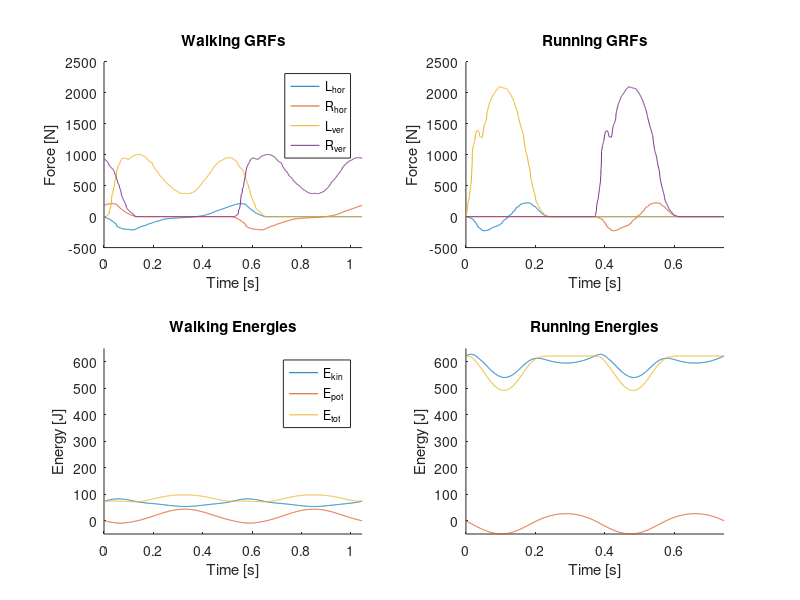

This figure's MATLAB source:
% *************************************************************************
%
%   Script to integrated GRFs to assess GoG Dynamics
%
% INPUT:    - None
% OUTPUT:   - None
%
%   C. David Remy remy@inm.uni-stuttgart.de
%   Matlab R2018
%   4/22/2020
%   v21

%% Initial Setup
% Make a clean sweep:
clear all
close all
clc

% Load GRF data from file:
data = load('GRF_Data.mat');

% Prepare output
figure('Name','Ground reaction force data','Units','Normalized','OuterPosition',[0,0,1,1])

% Extract parameters: 
% (Most of the following could be done much more efficiently, but it shows
% what data is stored in the file) 
g = data.g; % [m/s^2]
m = data.m; % [kg]
speedWalk = data.speedWalk; % [m/s]
speedRun  = data.speedRun;  % [m/s]
% Timing:
tWalk = data.tWalk;
tRun = data.tRun;
% GRFs (de-normalized from units of Body-weight to [N])
WalkHor_L = data.WalkHor*m*g;
WalkVer_L = data.WalkVer*m*g;
RunHor_L = data.RunHor*m*g;
RunVer_L = data.RunVer*m*g;
% Create GRFs for right legs by taking advantage of the fact that this is a
% symmetrical gait:  
WalkHor_R = [WalkHor_L(501:1000),WalkHor_L(1:500)];
WalkVer_R = [WalkVer_L(501:1000),WalkVer_L(1:500)];
RunHor_R = [RunHor_L(501:1000),RunHor_L(1:500)];
RunVer_R = [RunVer_L(501:1000),RunVer_L(1:500)];

% Show 
subplot(2,2,1)
hold on
plot(tWalk,WalkHor_L)
plot(tWalk,WalkHor_R)
plot(tWalk,WalkVer_L)
plot(tWalk,WalkVer_R)
title('Walking GRFs')
xlabel('Time [s]')
ylabel('Force [N]');
legend('L_{hor}','R_{hor}','L_{ver}','R_{ver}');
axis([0,tWalk(end),-500,2500]);
subplot(2,2,2)
hold on
plot(tRun,RunHor_L)
plot(tRun,RunHor_R)
plot(tRun,RunVer_L)
plot(tRun,RunVer_R)
title('Running GRFs')
xlabel('Time [s]')
ylabel('Force [N]');
axis([0,tRun(end),-500,2500]);

% To get accelerations, these forces are devided by m and the gravitational
% acceleration is subtracted from the vertical GRFS: 
a_WalkHor = (WalkHor_L + WalkHor_R)/m;
a_WalkVer = (WalkVer_L + WalkVer_R)/m - g;
a_RunHor = (RunHor_L + RunHor_R)/m;
a_RunVer = (RunVer_L + RunVer_R)/m - g;
% In theory these signals should be zero-mean, as the motion is not
% accelerated on averge.  However, this is data, so we have to correct for
% any potential drift by hand:  
a_WalkHor = a_WalkHor - mean(a_WalkHor);
a_WalkVer = a_WalkVer - mean(a_WalkVer);
a_RunHor = a_RunHor - mean(a_RunHor);
a_RunVer = a_RunVer - mean(a_RunVer);

% We can now simply integrate these accelerations to get the COM
% velocities.  Here we take advantage of the fact that we know the average
% values for all velocities to compute the integration constants:  
v_WalkHor = cumsum(a_WalkHor)*(tWalk(2)-tWalk(1));
v_WalkHor = v_WalkHor-mean(v_WalkHor) + speedWalk;
v_WalkVer = cumsum(a_WalkVer)*(tWalk(2)-tWalk(1));
v_WalkVer = v_WalkVer-mean(v_WalkVer) + 0;
v_RunHor = cumsum(a_RunHor)*(tRun(2)-tRun(1));
v_RunHor = v_RunHor-mean(v_RunHor) + speedRun;
v_RunVer = cumsum(a_RunVer)*(tRun(2)-tRun(1));
v_RunVer = v_RunVer-mean(v_RunVer) + 0;

% Finally, we can compute the fluctuations in hight.  There is no
% need for an integration constant, as the reference hight is arbitrary.
h_Walk = cumsum(v_WalkVer)*(tWalk(2)-tWalk(1));
h_Run = cumsum(v_RunVer)*(tRun(2)-tRun(1));

% Based on these results, we can compute the kinetic, potential, and total
% energy that is exchanged during a stride: 
e_kin_Walk = 0.5*m*(v_WalkHor.^2 + v_WalkVer.^2);
e_pot_Walk = m*g*h_Walk;
e_tot_Walk = e_kin_Walk + e_pot_Walk;
e_kin_Run = 0.5*m*(v_RunHor.^2 + v_RunVer.^2);
e_pot_Run = m*g*h_Run;
e_tot_Run = e_kin_Run + e_pot_Run;

subplot(2,2,3)
hold on
plot(tWalk,e_kin_Walk)
plot(tWalk,e_pot_Walk)
plot(tWalk,e_tot_Walk)
axis([0,tWalk(end),-50,650]);
title('Walking Energies')
xlabel('Time [s]')
ylabel('Energy [J]');
legend('E_{kin}','E_{pot}','E_{tot}');
subplot(2,2,4)
hold on
plot(tRun,e_kin_Run)
plot(tRun,e_pot_Run)
plot(tRun,e_tot_Run)
axis([0,tRun(end),-50,650]);
title('Running Energies')
xlabel('Time [s]')
ylabel('Energy [J]');
